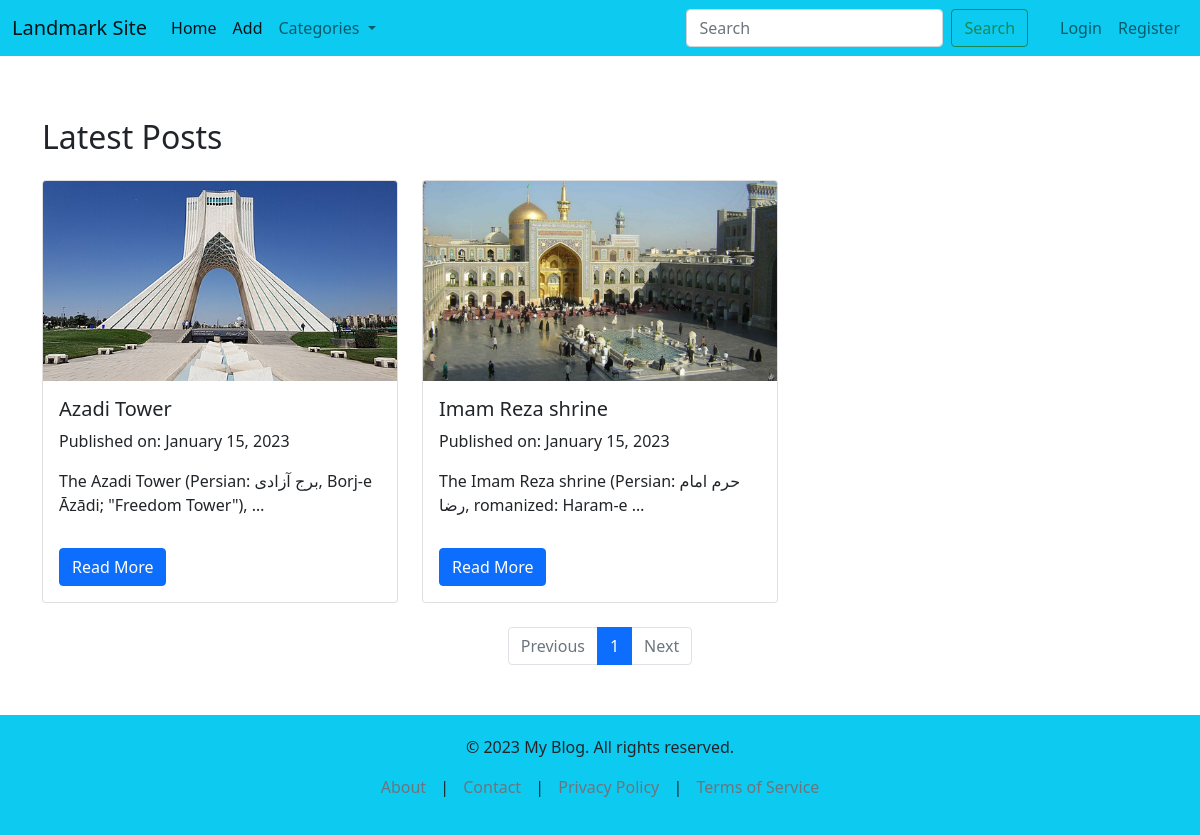
Before: /landmarks/tag/1 with the older database file.
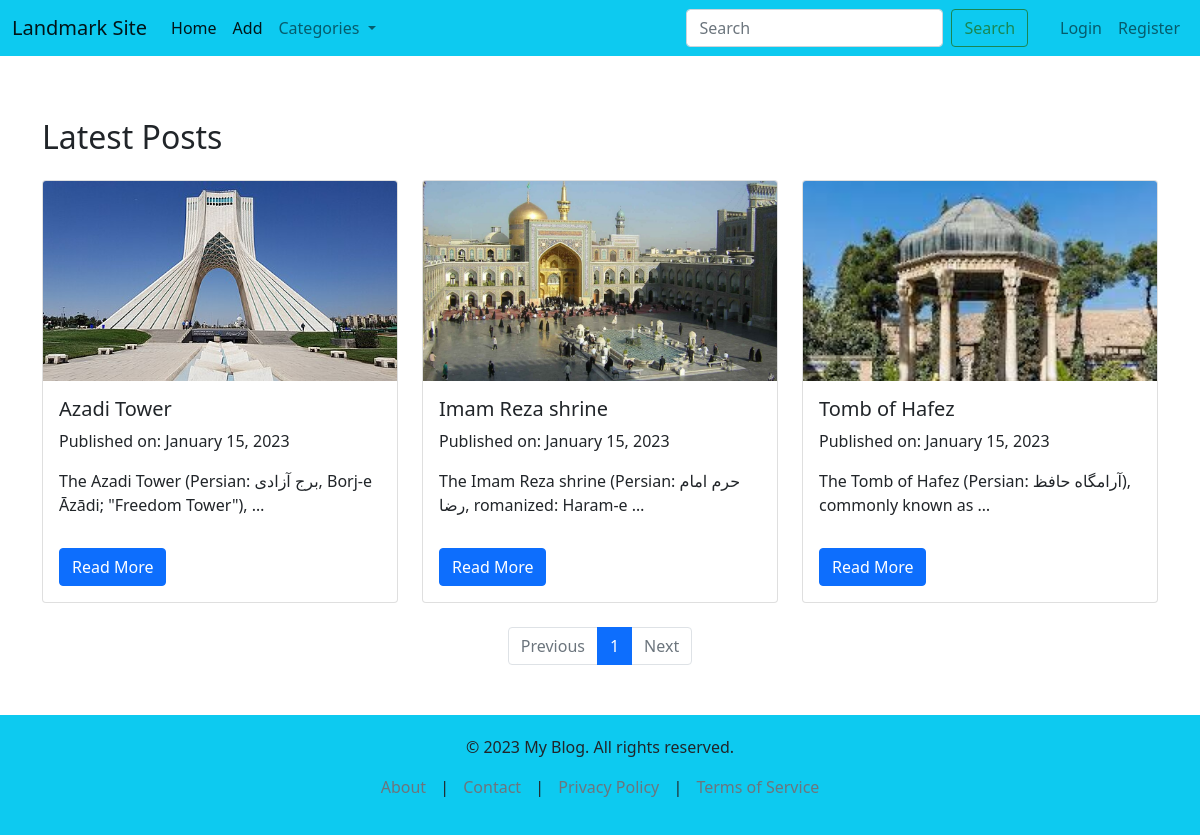
After: the same page with the newer database file.
### landmarks/models.py (models this page shows, shortened)
class Landmark(models.Model):
    name = models.CharField(max_length=255)
    description = models.TextField()
    created = models.DateTimeField(auto_now=True)
    images = models.ImageField(upload_to='landmarkdata', null=True)
    tag = models.ManyToManyField(Tag)

### landmarks/views.py (the view)
# urls.py: path('tag/<int:id>', views.filter_read, name= 'read'),
def filter_read(request, id):
    tag = Tag.objects.get(id=id)
    landmarks = tag.landmark_set.all()
    page_number = request.GET.get('page', 1)
    paginator = Paginator(landmarks, 3)
    page_obj = paginator.get_page(page_number)
    return render(request, 'landmarks/filter.html', {'landmarks': page_obj, 'paginator': paginator})

### landmarks/context_processor.py (called while the page is built)
def categories(request):
    tags = Tag.objects.all()
    return{'tags': tags}

### landmarks/models.py (called while the page is built)
    def __str__(self):
        return self.title

### landmarks/templates/landmarks/filter.html
{% include 'landmarks/home.html' %}

### landmarks/templates/landmarks/card.html
<div class="col">
    <div class="card h-100">
        <img src="{{landmark.images.url}}" class="card-img-top" alt="Post Image">
        <div class="card-body">
        <h5 class="card-title">{{ landmark.name }}</h5>
        <p class="card-text">Published on: January 15, 2023</p>
        <p class="card-text">{{ landmark.description|truncatewords:10 }}</p>
        <a href="{% url 'single_place' landmark.id %}" class="btn btn-primary read-more-btn">Read More</a>
        </div>
    </div>
</div>

Changed rows visible on the page:
added Landmark: images (picture), name "Tomb of Hafez", description "The Tomb of Hafez (Persian: آرامگاه حافظ), commonly known as …"
